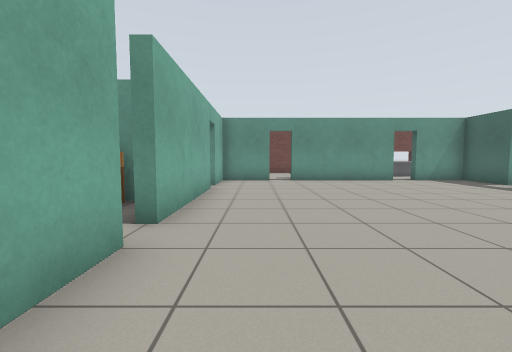
view 1 (above)

24 first-person views from a walk through a robot-simulator world made for Gazebo. The camera is 0.9 m above the floor, tilts 4° down and sees 90° across. Floor lines are 1 m apart. The floor is counted in squares, 1 m on a side. Each view is taken from the middle of a square. On the plan, view 1 faces up. The plan holds only what a view shows up to about 10 squares ahead; the rest is blank. The robots in the file are not drawn. Gazebo's built-in surfaces are drawn with simple patterns.

view 2
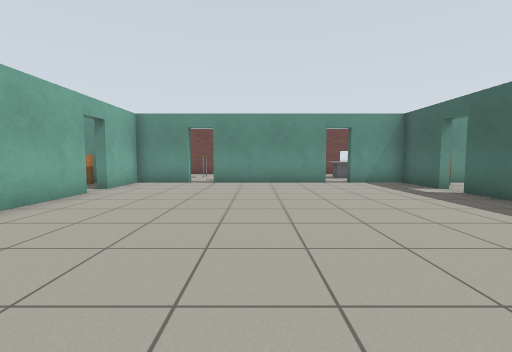

view 3
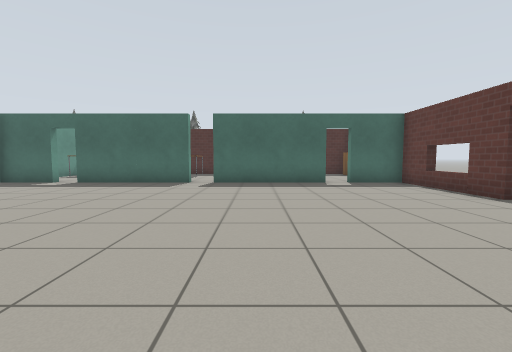

view 4
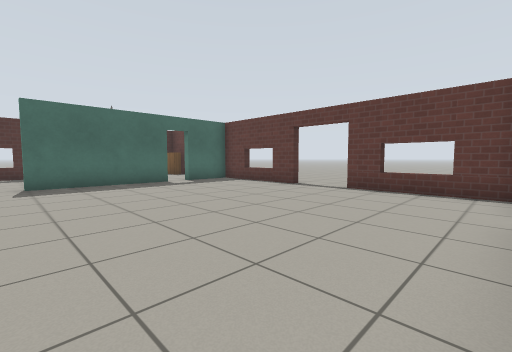

view 5
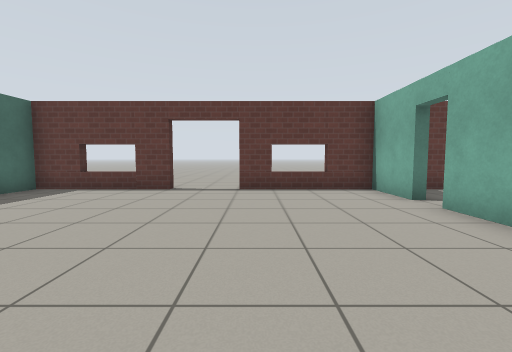

view 6
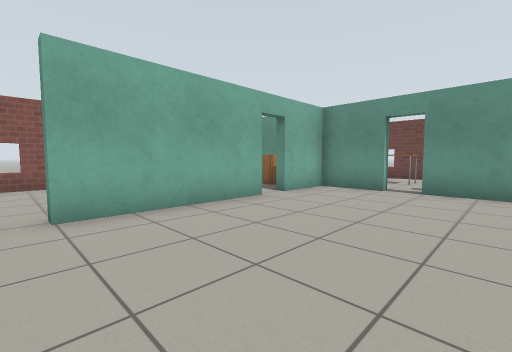

view 7
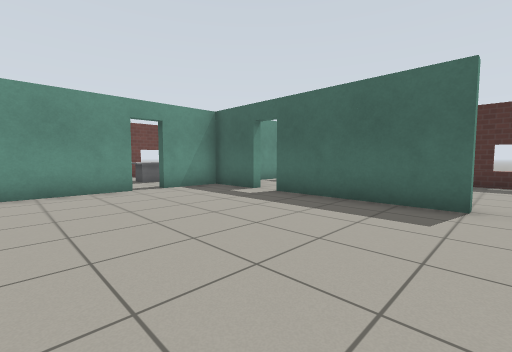

view 8
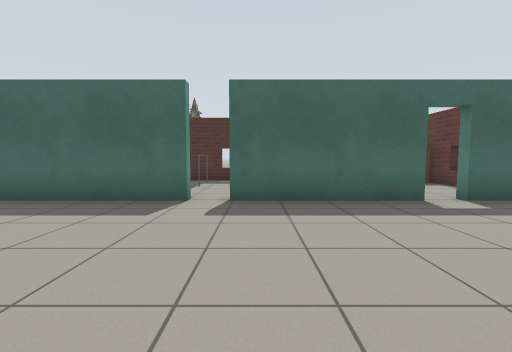

view 9
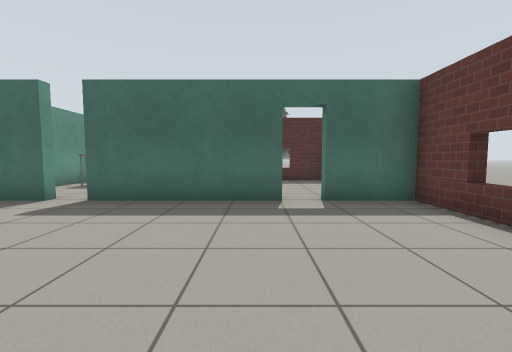

view 10
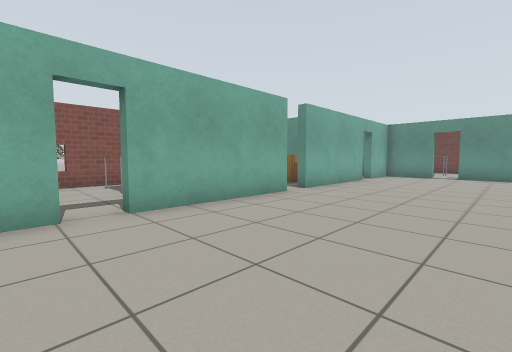

view 11
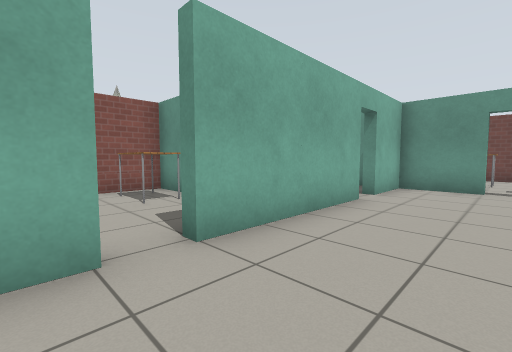

view 12
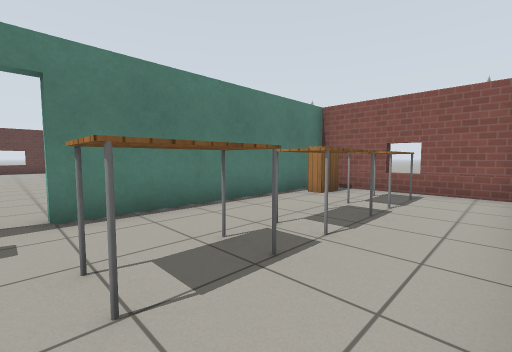

view 13
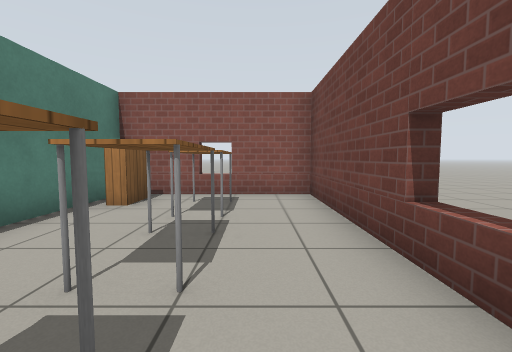

view 14
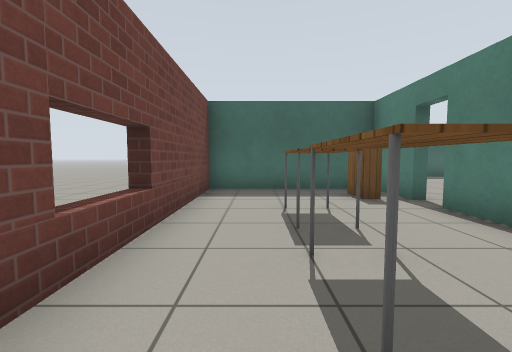

view 15
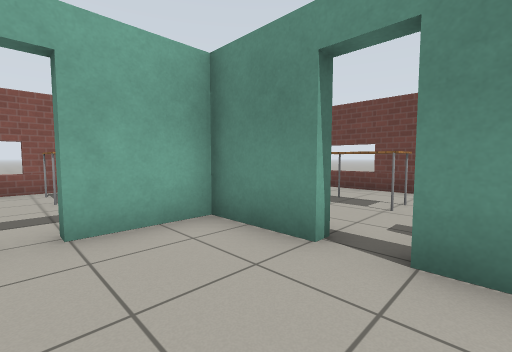

view 16
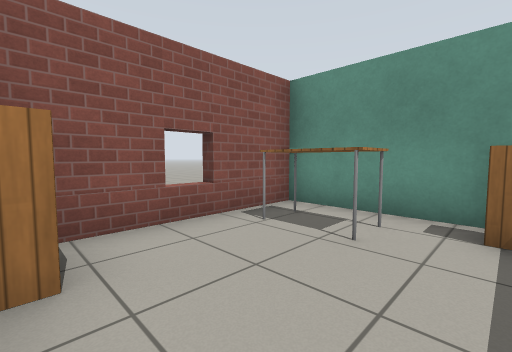

view 17
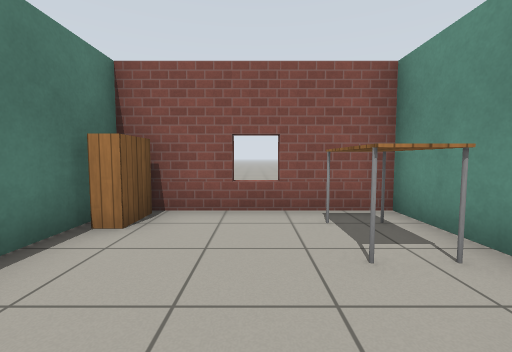

view 18
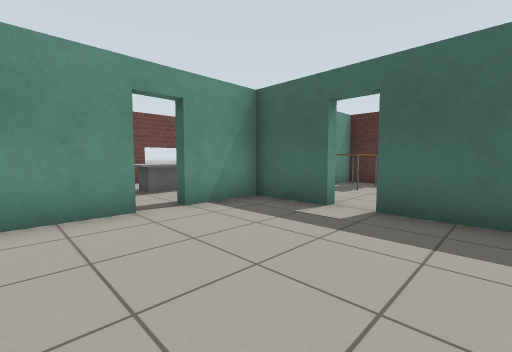

view 19
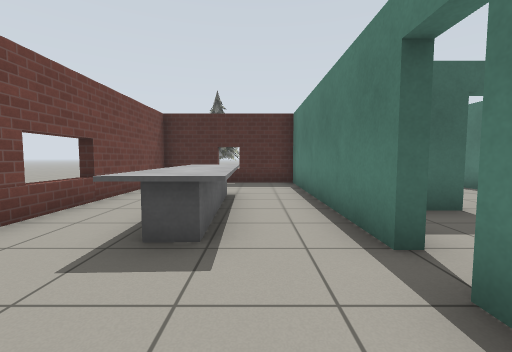

view 20
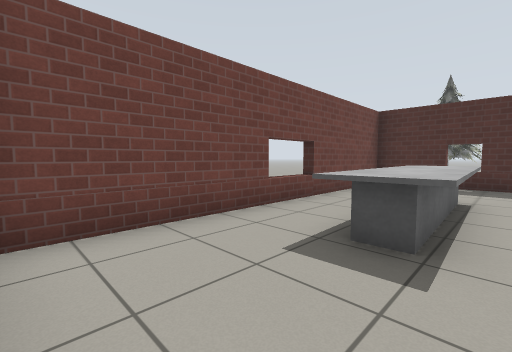

view 21
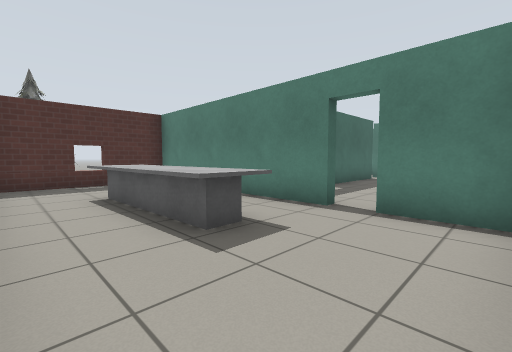

view 22
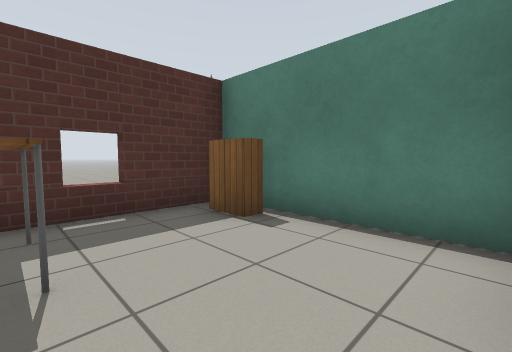

view 23
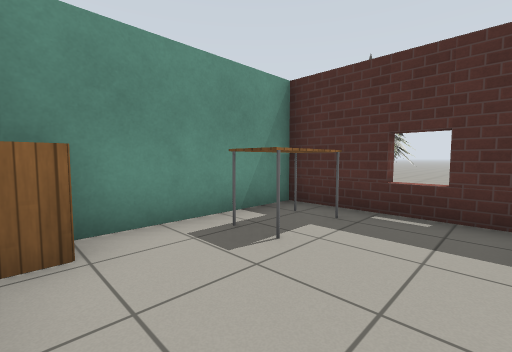

view 24
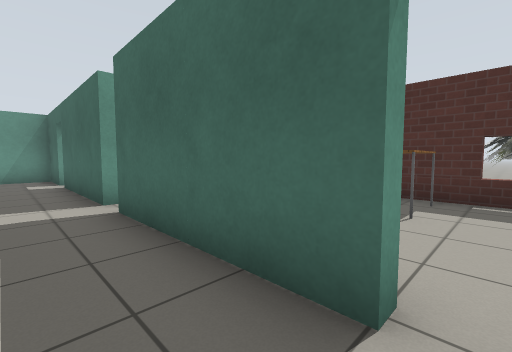

### Floor plan
Ten units are one square. View 1 is at (0, 0); x grows to the right and y downward. Boxes are objects, and circles mark ways between rooms. Rooms are numbered by the first view taken in them; rooms with no view inside come last. Other rooms are left out.
<svg viewBox="-72 -162 211 212">
<path fill="none" stroke="#000" d="M-13 -26 -13 16 -18 16M88 -34 84 -34 84 -76M-13 -76 -13 -34M84 16 84 -26M-18 25 -13 25 -13 44 25 44M45 44 84 44 84 25M84 -84 84 -103 65 -103 65 -106M56 -103 14 -103M6 -106 6 -103 -13 -103 -13 -84 -17 -84M-7 -152 -7 -157M-23 -157 -23 -152M-67 -126 -62 -126M33 -106 33 -153 -63 -153 -63 -106 6 -106M-63 -54 -63 -15M-13 -34 -17 -34M-55 -6 -42 -6M-63 0 -63 19M-62 -84 -67 -84M-24 -103 -63 -103 -63 -64M-35 44 -29 44M93 -152 93 -157M65 -106 134 -106 134 -153 39 -153M39 -106 56 -106M89 -6 134 -6 134 -53 96 -53M87 16 84 16M110 44 115 44M134 21 134 2M84 25 87 25M88 -84 84 -84M134 -93 134 -103M112 -56 119 -56"/>
<rect x="-55" y="-115" width="10" height="10" fill="#bbb"><title>bookshelf</title></rect>
<rect x="-55" y="-135" width="20" height="10" fill="#bbb"><title>table</title></rect>
<rect x="-35" y="-135" width="20" height="10" fill="#bbb"><title>table</title></rect>
<rect x="-15" y="-135" width="20" height="10" fill="#bbb"><title>table</title></rect>
<rect x="15" y="-125" width="10" height="20" fill="#bbb"><title>bookshelf</title></rect>
<rect x="-65" y="-15" width="10" height="10" fill="#bbb"><title>bookshelf</title></rect>
<rect x="-65" y="-65" width="20" height="10" fill="#bbb"><title>bookshelf</title></rect>
<rect x="-55" y="-5" width="20" height="20" fill="#bbb"><title>other object</title></rect>
<rect x="-55" y="-55" width="20" height="20" fill="#bbb"><title>table</title></rect>
<rect x="-55" y="-95" width="20" height="10" fill="#bbb"><title>table</title></rect>
<rect x="-35" y="-55" width="10" height="10" fill="#bbb"><title>cabinet</title></rect>
<rect x="-35" y="-105" width="10" height="10" fill="#bbb"><title>cabinet</title></rect>
<rect x="65" y="-135" width="40" height="10" fill="#bbb"><title>table</title></rect>
<rect x="85" y="-55" width="10" height="10" fill="#bbb"><title>cabinet</title></rect>
<rect x="105" y="-45" width="20" height="10" fill="#bbb"><title>table</title></rect>
<rect x="115" y="-15" width="10" height="10" fill="#bbb"><title>bookshelf</title></rect>
<rect x="105" y="-5" width="20" height="20" fill="#bbb"><title>table</title></rect>
<rect x="85" y="-105" width="10" height="10" fill="#bbb"><title>other object</title></rect>
<rect x="105" y="-105" width="20" height="20" fill="#bbb"><title>table</title></rect>
<circle cx="10" cy="-105" r="3" fill="#2a7"/>
<circle cx="-15" cy="-80" r="3" fill="#2a7"/>
<circle cx="-15" cy="20" r="3" fill="#2a7"/>
<circle cx="-20" cy="-30" r="3" fill="#2a7"/>
<circle cx="60" cy="-105" r="3" fill="#2a7"/>
<circle cx="80" cy="-30" r="3" fill="#2a7"/>
<circle cx="85" cy="20" r="3" fill="#2a7"/>
<circle cx="85" cy="-80" r="3" fill="#2a7"/>
<circle cx="120" cy="-110" r="3" fill="#2a7"/>
<text x="30" y="-30">1</text>
<text x="-20" y="-130">2</text>
<text x="-40" y="-40">3</text>
<text x="80" y="-130">4</text>
<text x="110" y="-30">5</text>
<text x="110" y="20">6</text>
<text x="110" y="-90">7</text>
</svg>
Room 1 opens to room 2. Room 1 opens to room 3. Room 1 opens to room 4. Room 1 opens to room 5. Room 1 opens to room 6. Room 1 opens to room 7. Room 4 opens to room 7.

Where each view was taken, in squares from view 1:
view 1: 0 up, 0 right, facing up
view 2: 1 up, 3 right, facing up
view 3: 1 up, 1 left, facing right
view 4: 3 up, 1 left, facing down-right
view 5: 3 up, 2 right, facing down
view 6: 3 up, 3 right, facing up-left
view 7: 3 up, 3 right, facing up-right
view 8: 2 up, 3 right, facing right
view 9: 1 down, 3 right, facing right
view 10: 3 down, 3 right, facing up-left
view 11: 2 up, 1 right, facing up-left
view 12: 15 up, 1 right, facing down-left
view 13: 14 up, 0 right, facing left
view 14: 14 up, 4 left, facing right
view 15: 8 up, 2 right, facing up-left
view 16: 6 up, 3 left, facing up-left
view 17: 3 up, 2 left, facing left
view 18: 6 up, 4 right, facing up-right
view 19: 12 up, 4 right, facing right
view 20: 12 up, 4 right, facing up-right
view 21: 15 up, 4 right, facing down-right
view 22: 4 up, 9 right, facing down-right
view 23: 2 up, 9 right, facing up-right
view 24: 2 down, 7 right, facing up-right
